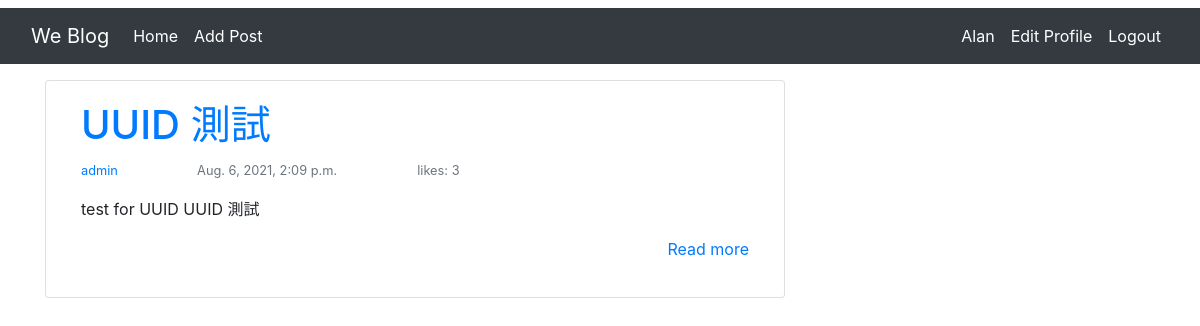
Page /blog/post/ (signed in) on the committed database.
### post/models.py (models this page shows, shortened)
class Post(models.Model):
    title = models.CharField(max_length=50, unique=True)
    uuid = models.UUIDField(default=uuid.uuid4, editable=False, unique=True)
    author = models.ForeignKey(
        User, on_delete=models.CASCADE, related_name="blog_posts"
    )
    updated_date = models.DateTimeField(auto_now=True)
    content = models.TextField()
    created_date = models.DateTimeField(auto_now_add=True)
    status = models.IntegerField(choices=STATUS, default=0)
    likes = models.ManyToManyField(User, related_name="blog_likes")
    class Meta:
        ordering = ["-created_date"]

### post/views.py (the view)
# urls.py: path("", PostListView.as_view(), name="post-list"),
class PostListView(ListView):
    template_name = "post/post_list.html"
    queryset = Post.objects.all()

### templates/post/post_list.html (shortened to what this page needs)
{% extends "base.html" %}
{% block content %}
    {% for post in post_list %}
        <div class="col-md-8 card mb-4  mt-3 left  top">
            <div class="card-body">
            <h1><a href="{% url 'post-detail' post.pk %}">{{ post.title }}</a></h1>
            <p class="text-muted">
                <small>
                    <a href="{% url 'user-profile' post.author.pk %}">{{ post.author }}</a>
                </small>
                <small style="margin-left: 2cm">{{ post.created_date }}</small>
                <small style="margin-left: 2cm">likes: {{ post.likes.all.count }}</small>
            </p>
            <p class="card-text">
                {{ post.content | slice:":100" | safe }}
            </p>
            <p style="text-align: right;">
                <a href="{% url 'post-detail' post.pk %}">Read more</a>
            </p>
            </div>
        </div>
    {% endfor %}
{% endblock %}

### templates/navbar.html (shortened to what this page needs)
<nav class="navbar navbar-expand-lg navbar-dark bg-dark">
    <div class="container-fluid">
      <a class="navbar-brand" href="{% url 'post-list' %}">We Blog</a>
      <div class="collapse navbar-collapse" id="navbarSupportedContent">
        <ul class="navbar-nav mr-auto">
            {% if user.is_authenticated %}
                <li class="nav-item">
                    <a class="nav-link active" aria-current="page" href="{% url 'post-list' %}">Home</a>
                </li>
                <li class="nav-item">
                    <a class="nav-link active" aria-current="page" href="{% url 'post-create' %}">Add Post</a>
                </li>
            {% else %}
                <li class="nav-item">
                    <a class="nav-link active" aria-current="page" href="{% url 'post-list' %}">Home</a>
                </li>
            {% endif %}
        </ul>
        <ul class="navbar-nav ml-auto">
            {% if user.is_authenticated %}
                <li class="nav-item">
                    <a class="nav-link active" aria-current="page" href="{% url 'user-profile' user.pk %}">{{ user.username }}</a>
                </li>
                <li class="nav-item">
                    <a class="nav-link active" aria-current="page" href="{% url 'edit-profile' %}">Edit Profile</a>
                </li>
                <li class="nav-item">
                    <a class="nav-link active" aria-current="page" href="{% url 'logout' %}">Logout</a>
                </li>
            {% endif %}
        </ul>
      </div>
    </div>
  </nav>

### rows in the picture
Post: title "UUID 測試", author "admin", created_date "Aug. 6, 2021, 2:09 p.m.", likes.all.count "3", content "test for UUID UUID 測試"

### other values in the picture
{{ user.username }} "Alan"
